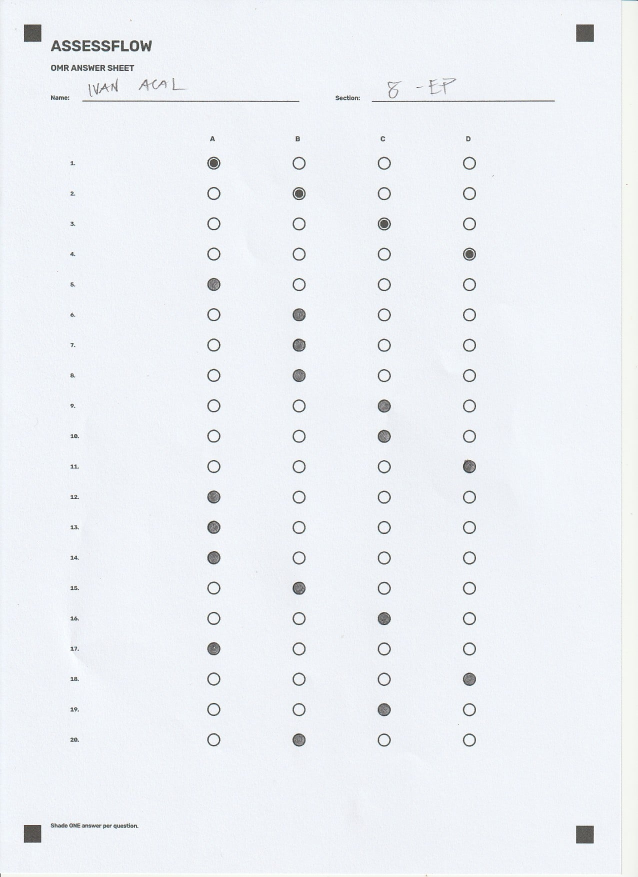
#> input picture samples/my_scan.jpeg, 1276 x 1754 px, found by its file name (shown at 1/2 size)
$ python detect_scan.py
#> lines starting #> are read from the running program, lines starting #| are printed output that depends on the picture; after the words box and inside, x2 and y2 are one past the last pixel; in counts of white or black regions, pixels touching at a corner belong together
### omr/layout.py
"""Shared geometry for the AssessFlow V1 answer sheet and OMR scanner."""

PAGE_WIDTH = 2480
PAGE_HEIGHT = 3508
QUESTIONS = 50
CHOICES = list("ABCDEFGHIJKL")

STUDENT_ID_DIGITS = 6
STUDENT_ID_VALUES = list(range(10))

DARK_PIXEL_THRESHOLD = 180
BUBBLE_RADIUS = 19
SAMPLE_RADIUS = 9

QUESTION_COLUMNS = 2
QUESTIONS_PER_COLUMN = QUESTIONS // QUESTION_COLUMNS
ANSWER_TOP = 1230
ANSWER_ROW_HEIGHT = 78
QUESTION_X = [245, 1300]
CHOICE_X = [[370 + 62 * index for index in range(12)], [1425 + 62 * index for index in range(12)]]

STUDENT_ID_TOP = 545
STUDENT_ID_ROW_HEIGHT = 54
STUDENT_ID_X = [675 + 150 * index for index in range(STUDENT_ID_DIGITS)]


def get_question_bubble_position(question_number, choice):
    """Return the center point of one answer bubble."""
    if not 1 <= question_number <= QUESTIONS:
        raise ValueError(f"Question number must be between 1 and {QUESTIONS}.")
    if choice not in CHOICES:
        raise ValueError(f"Choice must be one of: {', '.join(CHOICES)}.")
    column = (question_number - 1) // QUESTIONS_PER_COLUMN
    row = (question_number - 1) % QUESTIONS_PER_COLUMN
    choice_index = CHOICES.index(choice)
    return CHOICE_X[column][choice_index], ANSWER_TOP + row * ANSWER_ROW_HEIGHT


# [7 lines left out: function get_student_id_bubble_position, not called in this run]

### omr/detect_scan.py
from pathlib import Path
import sys

import cv2
import numpy as np

try:
    from .layout import (
        CHOICES,
        PAGE_HEIGHT as REFERENCE_HEIGHT,
        PAGE_WIDTH as REFERENCE_WIDTH,
        QUESTIONS,
        SAMPLE_RADIUS,
        get_question_bubble_position,
    )
except ImportError:
    from layout import (
        CHOICES,
        PAGE_HEIGHT as REFERENCE_HEIGHT,
        PAGE_WIDTH as REFERENCE_WIDTH,
        QUESTIONS,
        SAMPLE_RADIUS,
        get_question_bubble_position,
    )


# ============================================================
# AssessFlow V1 — Scanned OMR Detector
#
# Features:
# - Registration marker detection
# - Perspective alignment
# - Inner bubble sampling
# - Blank detection
# - Single-answer detection
# - Multiple-mark detection
# ============================================================


# ============================================================
# STANDARD ANSWER SHEET
# ============================================================

DARK_PIXEL_THRESHOLD = 180


# ============================================================
# MULTIPLE-MARK DETECTION
# ============================================================

# A bubble needs at least this much shading to be considered
# a possible marked bubble.
MIN_MARK_SCORE = 0.40


# The bubble must also be sufficiently darker than the
# background level of the other bubbles.
MIN_BACKGROUND_GAP = 0.12


# ============================================================
# ROBUST BUBBLE SAMPLING
# ============================================================

# When sampling a bubble, search within this radius for the
# darkest point and sample there. This handles marks that
# are offset from the expected bubble center due to
# hand-marking variation.
BUBBLE_SEARCH_RADIUS = 25


# ============================================================
# DEBUG
# ============================================================

DEBUG_SAMPLE_RADIUS = SAMPLE_RADIUS


# ============================================================
# REGISTRATION MARKERS
# ============================================================

REFERENCE_MARKERS = np.float32([
    [105, 105],
    [2375, 105],
    [2375, 3433],
    [105, 3433],
])


# ============================================================
# FILE PATHS
# ============================================================

PROJECT_DIR = Path(__file__).resolve().parent.parent

DEFAULT_INPUT = (
    PROJECT_DIR
    / "resources"
    / "samples"
    / "my_scan.jpeg"
)

ALIGNED_FILE = (
    PROJECT_DIR
    / "resources"
    / "samples"
    / "aligned_scan.png"
)

OUTPUT_FILE = (
    PROJECT_DIR
    / "resources"
    / "samples"
    / "scan_result.png"
)


# ============================================================
# IMAGE LOADING
# ============================================================

def load_image(path):
    """Load an image from disk."""

    image = cv2.imread(str(path))

    if image is None:
        raise FileNotFoundError(
            f"Could not open image:\n{path}"
        )

    return image


# ============================================================
# FIND ONE REGISTRATION MARKER
# ============================================================

def find_marker_in_corner(
    gray,
    corner_name,
):
    """Find one registration marker near a page corner."""

    image_height, image_width = gray.shape

    search_width = int(
        image_width * 0.15
    )

    search_height = int(
        image_height * 0.12
    )

    if corner_name == "top_left":

        x1 = 0
        y1 = 0
        x2 = search_width
        y2 = search_height

    elif corner_name == "top_right":

        x1 = image_width - search_width
        y1 = 0
        x2 = image_width
        y2 = search_height

    elif corner_name == "bottom_right":

        x1 = image_width - search_width
        y1 = image_height - search_height
        x2 = image_width
        y2 = image_height

    elif corner_name == "bottom_left":

        x1 = 0
        y1 = image_height - search_height
        x2 = search_width
        y2 = image_height

    else:

        raise ValueError(
            f"Unknown corner: {corner_name}"
        )

    corner = gray[
        y1:y2,
        x1:x2
    ]

    if corner.size == 0:
        return None

    _, binary = cv2.threshold(
        corner,
        200,
        255,
        cv2.THRESH_BINARY_INV,
    )

    kernel = np.ones(
        (3, 3),
        np.uint8,
    )

    binary = cv2.morphologyEx(
        binary,
        cv2.MORPH_CLOSE,
        kernel,
    )

    contours, _ = cv2.findContours(
        binary,
        cv2.RETR_EXTERNAL,
        cv2.CHAIN_APPROX_SIMPLE,
    )

    candidates = []

    for contour in contours:

        bx, by, width, height = (
            cv2.boundingRect(contour)
        )

        area = cv2.contourArea(contour)

        if width <= 0 or height <= 0:
            continue

        if area < 100:
            continue

        if area > 15000:
            continue

        aspect_ratio = width / height

        if not 0.50 <= aspect_ratio <= 1.50:
            continue

        rectangle_area = width * height

        if rectangle_area <= 0:
            continue

        fill_ratio = (
            area / rectangle_area
        )

        if fill_ratio < 0.35:
            continue

        center_x = (
            x1
            + bx
            + width / 2
        )

        center_y = (
            y1
            + by
            + height / 2
        )

        if corner_name == "top_left":

            corner_x = 0
            corner_y = 0

        elif corner_name == "top_right":

            corner_x = image_width
            corner_y = 0

        elif corner_name == "bottom_right":

            corner_x = image_width
            corner_y = image_height

        else:

            corner_x = 0
            corner_y = image_height

        distance = (
            (center_x - corner_x) ** 2
            +
            (center_y - corner_y) ** 2
        )

        candidates.append(
            {
                "x": center_x,
                "y": center_y,
                "width": width,
                "height": height,
                "area": area,
                "distance": distance,
            }
        )

    if not candidates:
        return None

    candidates.sort(
        key=lambda item: item["distance"]
    )

    return candidates[0]


# ============================================================
# FIND ALL REGISTRATION MARKERS
# ============================================================

def find_registration_markers(image):
    """Find all four registration markers."""

    gray = cv2.cvtColor(
        image,
        cv2.COLOR_BGR2GRAY,
    )

    print()
    print(
        "Searching for registration markers..."
    )

    corner_names = [
        "top_left",
        "top_right",
        "bottom_right",
        "bottom_left",
    ]

    found = {}

    for corner_name in corner_names:

        marker = find_marker_in_corner(
            gray,
            corner_name,
        )

        if marker is None:

            print(
                f"  {corner_name:12}: NOT FOUND"
            )

        else:

            found[corner_name] = marker

            print(
                f"  {corner_name:12}: "
                f"x={marker['x']:.1f}, "
                f"y={marker['y']:.1f}, "
                f"size={marker['width']}x"
                f"{marker['height']}"
            )

    if len(found) != 4:

        missing = [
            name
            for name in corner_names
            if name not in found
        ]

        raise RuntimeError(
            "Could not find all four registration "
            "markers.\n"
            f"Missing: {', '.join(missing)}"
        )

    markers = np.float32([
        [
            found["top_left"]["x"],
            found["top_left"]["y"],
        ],

        [
            found["top_right"]["x"],
            found["top_right"]["y"],
        ],

        [
            found["bottom_right"]["x"],
            found["bottom_right"]["y"],
        ],

        [
            found["bottom_left"]["x"],
            found["bottom_left"]["y"],
        ],
    ])

    return markers


# ============================================================
# ALIGN SCAN
# ============================================================

def align_scan(image):
    """Align the scan using the four registration markers."""

    markers = find_registration_markers(
        image
    )

    print()
    print(
        "Registration markers successfully found."
    )

    print()
    print(
        "Applying perspective correction..."
    )

    transformation_matrix = (
        cv2.getPerspectiveTransform(
            markers,
            REFERENCE_MARKERS,
        )
    )

    aligned = cv2.warpPerspective(
        image,
        transformation_matrix,
        (
            REFERENCE_WIDTH,
            REFERENCE_HEIGHT,
        ),
    )

    return aligned


# ============================================================
# BUBBLE POSITION
# ============================================================

def get_bubble_position(
    question_number,
    choice,
):
    """Return the center of a bubble in the shared sheet layout."""

    return get_question_bubble_position(question_number, choice)


# ============================================================
# CIRCULAR MASK
# ============================================================

def create_circular_mask(radius):
    """Create a circular sampling mask."""

    diameter = (
        radius * 2
        + 1
    )

    center = radius

    y, x = np.ogrid[
        :diameter,
        :diameter
    ]

    distance_squared = (
        (x - center) ** 2
        +
        (y - center) ** 2
    )

    return (
        distance_squared
        <= radius ** 2
    )


# ============================================================
# BUBBLE SHADING
# ============================================================

def calculate_bubble_shading(
    gray,
    center_x,
    center_y,
):
    """
    Measure shading inside a bubble, robust to mark offset.

    First samples at the expected center. If the shading is
    in the ambiguous zone (near the detection threshold),
    searches within BUBBLE_SEARCH_RADIUS for the darkest
    point and re-samples there. This handles marks that are
    shifted from the expected bubble center due to normal
    hand-marking variation.

    The search is skipped when standard shading is very low
    (clearly blank) to avoid picking up adjacent labels or
    features.
    """

    radius = SAMPLE_RADIUS

    # --------------------------------------------------------
    # Standard shading at the expected center.
    # --------------------------------------------------------

    standard = _sample_shading(
        gray, center_x, center_y, radius
    )

    # --------------------------------------------------------
    # If standard shading is very low, the bubble is clearly
    # blank. Skip the wider search to avoid picking up
    # adjacent labels or text on the answer sheet.
    # --------------------------------------------------------

    if standard < 0.10:
        return standard

    # --------------------------------------------------------
    # Search for the darkest pixel within the search radius.
    # This catches marks that are offset from the expected
    # center due to hand-marking variation.
    # --------------------------------------------------------

    sr = BUBBLE_SEARCH_RADIUS

    y1 = max(0, center_y - sr)
    y2 = min(gray.shape[0], center_y + sr + 1)
    x1 = max(0, center_x - sr)
    x2 = min(gray.shape[1], center_x + sr + 1)

    region = gray[y1:y2, x1:x2]

    if region.size == 0:
        return standard

    min_loc = np.unravel_index(
        region.argmin(), region.shape
    )

    dark_x = x1 + min_loc[1]
    dark_y = y1 + min_loc[0]

    # --------------------------------------------------------
    # If the darkest point is essentially at the center,
    # the standard result is already optimal.
    # --------------------------------------------------------

    offset = np.sqrt(
        (dark_x - center_x) ** 2
        +
        (dark_y - center_y) ** 2
    )

    if offset < 3:
        return standard

    # --------------------------------------------------------
    # Sample shading at the darkest point.
    # --------------------------------------------------------

    at_darkest = _sample_shading(
        gray, dark_x, dark_y, radius
    )

    return max(standard, at_darkest)


def _sample_shading(gray, center_x, center_y, radius):
    """Sample shading at a specific point (internal helper)."""

    x1 = center_x - radius
    y1 = center_y - radius

    x2 = center_x + radius
    y2 = center_y + radius

    if (
        x1 < 0
        or y1 < 0
        or x2 >= gray.shape[1]
        or y2 >= gray.shape[0]
    ):
        return 0.0

    roi = gray[
        y1:y2 + 1,
        x1:x2 + 1
    ]

    mask = create_circular_mask(
        radius
    )

    pixels = roi[mask]

    if pixels.size == 0:
        return 0.0

    dark_pixels = (
        pixels
        < DARK_PIXEL_THRESHOLD
    )

    return float(
        np.mean(dark_pixels)
    )


# ============================================================
# DETECT ONE QUESTION
# ============================================================

def detect_question_answer(
    gray,
    question_number,
):
    """
    Detect:

        - BLANK
        - A/B/C/D
        - MULTIPLE
    """

    scores = {}

    # --------------------------------------------------------
    # Measure all four bubbles.
    # --------------------------------------------------------

    for choice in CHOICES:

        x, y = get_bubble_position(
            question_number,
            choice,
        )

        scores[choice] = (
            calculate_bubble_shading(
                gray,
                x,
                y,
            )
        )

    # --------------------------------------------------------
    # Sort from darkest to lightest.
    # --------------------------------------------------------

    sorted_choices = sorted(
        CHOICES,
        key=lambda choice: scores[choice],
        reverse=True,
    )

    # --------------------------------------------------------
    # Determine background level.
    #
    # The median is useful because it represents the normal
    # appearance of the mostly-unmarked bubbles.
    # --------------------------------------------------------

    score_values = [
        scores[choice]
        for choice in CHOICES
    ]

    background_level = float(
        np.median(score_values)
    )

    # --------------------------------------------------------
    # Determine which bubbles are genuinely marked.
    #
    # A bubble must:
    #
    # 1. Have enough absolute shading.
    #
    # AND
    #
    # 2. Be sufficiently darker than the background.
    # --------------------------------------------------------

    marked_choices = []

    for choice in CHOICES:

        score = scores[choice]

        if (
            score >= MIN_MARK_SCORE
            and
            score >= (
                background_level
                + MIN_BACKGROUND_GAP
            )
        ):

            marked_choices.append(
                choice
            )

    # --------------------------------------------------------
    # BLANK
    # --------------------------------------------------------

    if len(marked_choices) == 0:

        return "BLANK", scores

    # --------------------------------------------------------
    # MULTIPLE MARK
    # --------------------------------------------------------

    if len(marked_choices) >= 2:

        return "MULTIPLE", scores

    # --------------------------------------------------------
    # SINGLE ANSWER
    # --------------------------------------------------------

    return marked_choices[0], scores


# ============================================================
# DEBUG IMAGE
# ============================================================

def create_debug_image(
    image,
    answers,
):
    """
    Blue = actual sampling area.

    Red = single detected answer.

    Orange = multiple-mark question.
    """

    debug_image = image.copy()

    for question_number in range(
        1,
        QUESTIONS + 1,
    ):

        answer = answers[
            question_number
        ]

        # ----------------------------------------------------
        # Draw all sampling areas.
        # ----------------------------------------------------

        for choice in CHOICES:

            x, y = get_bubble_position(
                question_number,
                choice,
            )

            # Blue = actual sampling area.
            cv2.circle(
                debug_image,
                (x, y),
                DEBUG_SAMPLE_RADIUS,
                (255, 0, 0),
                2,
            )

            # Center point.
            cv2.circle(
                debug_image,
                (x, y),
                2,
                (255, 0, 0),
                -1,
            )

        # ----------------------------------------------------
        # Single answer.
        # ----------------------------------------------------

        if answer in CHOICES:

            x, y = get_bubble_position(
                question_number,
                answer,
            )

            cv2.circle(
                debug_image,
                (x, y),
                DEBUG_SAMPLE_RADIUS + 4,
                (0, 0, 255),
                3,
            )

        # ----------------------------------------------------
        # Multiple mark.
        # ----------------------------------------------------

        elif answer == "MULTIPLE":

            for choice in CHOICES:

                x, y = get_bubble_position(
                    question_number,
                    choice,
                )

                # Yellow/orange outline around the question's
                # bubble locations.
                cv2.circle(
                    debug_image,
                    (x, y),
                    DEBUG_SAMPLE_RADIUS + 4,
                    (0, 165, 255),
                    2,
                )

    return debug_image


# ============================================================
# MAIN DETECTOR
# ============================================================

def detect_scan(input_file):

    print()
    print("=" * 60)
    print(
        "ASSESSFLOW V1 — SCANNED OMR DETECTOR"
    )
    print("=" * 60)
    print()

    print(
        f"Input: {input_file}"
    )

    # --------------------------------------------------------
    # Load image.
    # --------------------------------------------------------

    image = load_image(
        input_file
    )
#> in load_image, image is the input picture: shape (1754, 1276, 3); mean B, G, R 245.2, 240.6, 237.6

    image_height, image_width = (
        image.shape[:2]
    )

    print(
        f"Image size: "
        f"{image_width} x {image_height}"
    )
#| Image size: 1276 x 1754

    print(
        f"Reference size: "
        f"{REFERENCE_WIDTH} x "
        f"{REFERENCE_HEIGHT}"
    )

    # --------------------------------------------------------
    # Align.
    # --------------------------------------------------------

    aligned_image = align_scan(
        image
    )
#> the loop in find_registration_markers, `for corner_name in corner_names: ` made 4 passes
#|   top_left    : x=65.5, y=66.5, size=35x35
#|   top_right   : x=1170.0, y=66.5, size=36x35
#|   bottom_right: x=1170.0, y=1669.0, size=36x36
#|   bottom_left : x=65.0, y=1668.0, size=36x36
#> pass 1, in find_marker_in_corner, `corner = gray[ y1:y2, x1:x2 ]`:
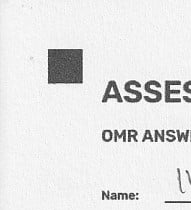
#> corner: shape (210, 191); min 29, max 255, mean 230.2
#> pass 1, in find_marker_in_corner, `_, binary = cv2.threshold( corner, 200, 255, cv2.THRESH_BINARY_INV, )`:
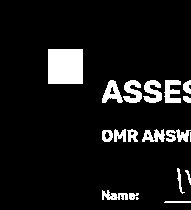
#> binary: shape (210, 191); 8.7% white; 19 white regions (2 under 20 px), largest, box (x1, y1, x2, y2) and area: (48, 49, 83, 84) 1225, (123, 80, 142, 103) 276, (143, 80, 162, 103) 274
#> pass 1, in find_marker_in_corner, `binary = cv2.morphologyEx( binary, cv2.MORPH_CLOSE, kernel, )`:
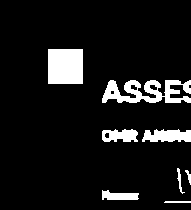
#> binary: shape (210, 191); 9.4% white; 8 white regions, largest, box (x1, y1, x2, y2) and area: (102, 80, 191, 103) 1245, (48, 49, 83, 84) 1225, (142, 129, 191, 142) 502
#> after the loop in find_registration_markers, `for corner_name in corner_names:`: found = 4 items
#> in find_registration_markers, `markers = np.float32([ [ found["top_left"]["x"], found["top_left"]["y"..`: markers = [[65.5, 66.5], [1170, 66.5], [1170, 1669], [65, 1668]]
#> (the rest of the program and of its run is left out)
